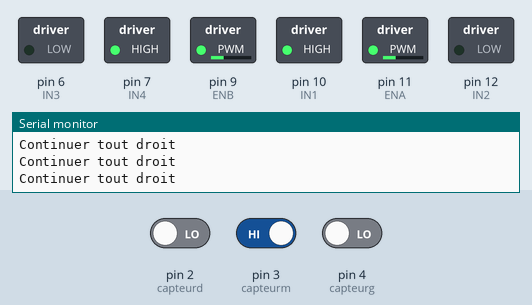
Bench run of a sketch on a simulated Arduino Uno, built with avr-gcc and run on an emulated ATmega328P. Parts: switched loads named in the sketch (green lamp = pin HIGH), the last lines printed to the serial monitor. The inputs (shaded band) are chosen by the test bench; at power-on: pin 3 (capteurm) HIGH, pin 2 (capteurd) LOW, pin 4 (capteurg) LOW. Random numbers use the default seed unless the sketch sets one.

Above: at 1.2 s.
1.3 s: pin 3 (capteurm) driven LOW
4.3 s: pin 2 (capteurd) driven HIGH
At 5.5 s:
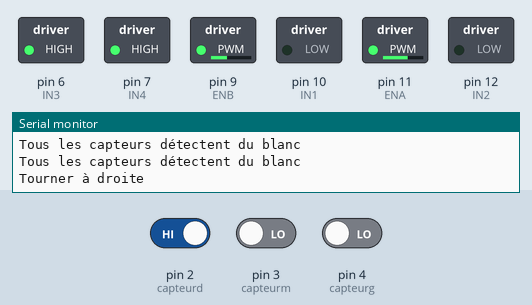
5.8 s: pin 3 (capteurm) driven HIGH and pin 4 (capteurg) driven HIGH
At 6.2 s:
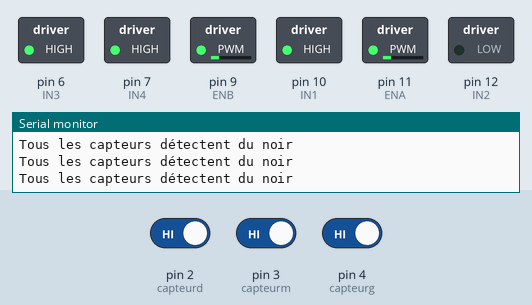
7.3 s: pin 2 (capteurd) driven LOW
At 8.3 s:
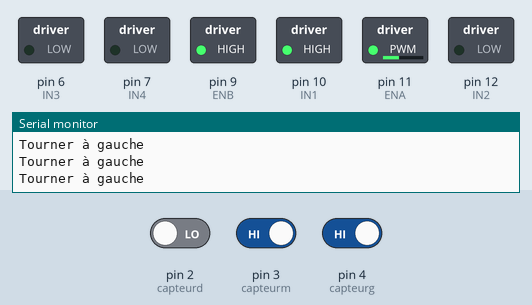
8.8 s: pin 2 (capteurd) driven HIGH
At 9.7 s:
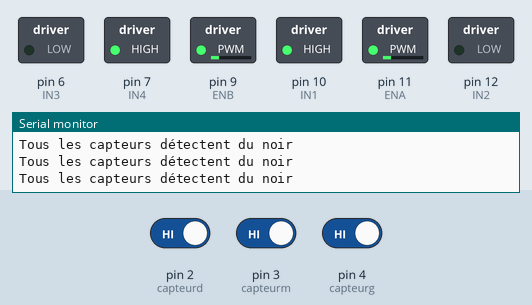
10.3 s: pin 4 (capteurg) driven LOW
At 11.2 s:
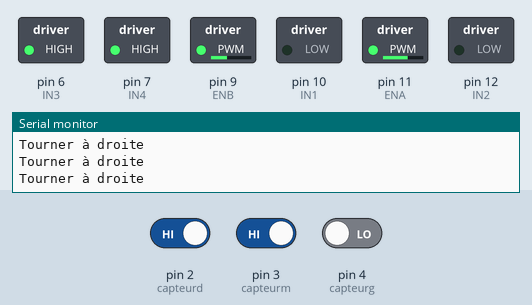
Timing chart, 0 to 13.3 s (numbered marks = the images above; inputs shaded):
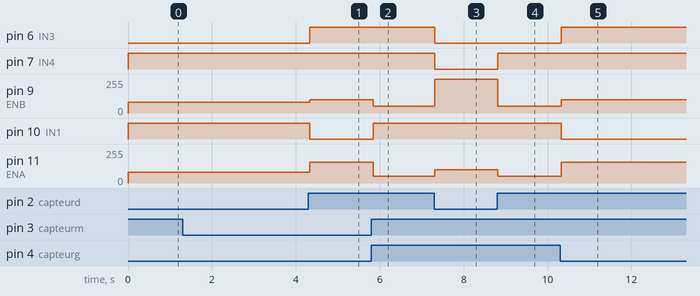

The sketch:

Suiveur_de_ligne.ino
```cpp
const int capteurg = 4;
const int capteurm = 3;
const int capteurd = 2;
const int IN3 = 6; // L293D - premier moteur pin 1 (Gauche)
const int IN4 = 7; // L293D - premier moteur pin 2 (Gauche)
int ENA = 11;
const int IN2 = 12; // L293D - second moteur pin 1 (Droite)
const int IN1 = 10; // L293D - second moteur pin 2 (Droite)
int ENB = 9; // L293D - les 2 pins enable
char stat1 ,stat2;


void setup() {
  pinMode(capteurg, INPUT);
  pinMode(capteurm, INPUT);
  pinMode(capteurd, INPUT);
  pinMode(ENA, OUTPUT);
  pinMode(IN1, OUTPUT);
  pinMode(IN2, OUTPUT);
  pinMode(IN3, OUTPUT);
  pinMode(IN4, OUTPUT);
  pinMode(ENB, OUTPUT);
  analogWrite(ENA, 0);
  analogWrite(ENB, 0);
  Serial.begin(9600);
}

void d() // Fonction qui permet au robot de tourner à droite
{
  int in2_val = digitalRead(capteurm);
  digitalWrite(IN1, LOW);
  digitalWrite(IN2, LOW);
  digitalWrite(IN4, HIGH);
  digitalWrite(IN3, HIGH);
  analogWrite(ENA, -100);
  analogWrite(ENB, 100);
  while (in2_val == LOW){
    delay(10);
    in2_val = digitalRead(capteurm);

  }
  // digitalWrite(IN4, HIGH);
}
void g() // Fonction qui permet au robot de tourner à gauche
{
  int in2_val = digitalRead(capteurm);
  digitalWrite(IN1, HIGH);
  digitalWrite(IN2, LOW);
  digitalWrite(IN3, LOW);
  digitalWrite(IN4, LOW);
  analogWrite(ENA, 100);
  analogWrite(ENB, -100);
  while (in2_val == LOW){
    delay(10);
    in2_val = digitalRead(capteurm);

  }
  // digitalWrite(IN4, HIGH);
}

void av() {

  digitalWrite(IN1, HIGH);
  digitalWrite(IN2, LOW);
  digitalWrite(IN3, LOW);
  digitalWrite(IN4, HIGH);
  analogWrite(ENA, 80);
  analogWrite(ENB, 80);
}

void arreter() {
  digitalWrite(IN1, LOW);
  digitalWrite(IN4, LOW);
  analogWrite(ENA, 0);
  analogWrite(ENB, 0);
}

void Aleatoire(){

  stat1 = random(HIGH,LOW);
  stat2 = random(HIGH,LOW);

  digitalWrite(IN1, stat1);
  // digitalWrite(6,LOW);
  digitalWrite(IN4, stat2);
  analogWrite(ENA, 50);
  analogWrite(ENB, 50);
  // digitalWrite(11,LOW);

  // analogWrite(A0, 255);
  // analogWrite(A1, 255);
  }

void loop()
{
 int in1_val = digitalRead(capteurg);  // Lit la valeur du capteur gauche (IN1)
int in2_val = digitalRead(capteurm);
int in3_val = digitalRead(capteurd);
  if (in1_val == HIGH && in2_val == HIGH && in3_val == HIGH) { // Si tous les capteurs détectent du noir, tourner à gauche ou à droite
    Serial.println("Tous les capteurs détectent du noir");
    Aleatoire();
    delay(50);
  }
  else if (in1_val == LOW && in2_val == LOW && in3_val == LOW) { // Si tous les capteurs détectent du blanc, arrêter le robot
    Serial.println("Tous les capteurs détectent du blanc");
    av();
    delay(50);
    arreter();

  }
  else if (in1_val == HIGH && in2_val == HIGH && in3_val == LOW) { // Si le capteur de gauche détecte du noir, le capteur du milieu détecte du noir, et le capteur de droite détecte du blanc, tourner à gauche
    Serial.println("Tourner à gauche");
    g();
    delay(50);
  }
  else if (in1_val == LOW && in2_val == HIGH && in3_val == HIGH) { // Si le capteur de gauche détecte du blanc, le capteur du milieu détecte du noir, et le capteur de droite détecte du noir, tourner à droite
    Serial.println("Tourner à droite");
    d();
    delay(50);
  }
  else if (in1_val == LOW && in2_val == HIGH && in3_val == LOW) { // Si le capteur de gauche détecte du blanc, le capteur du milieu détecte du noir, et le capteur de droite détecte du blanc, continuer tout droit
    Serial.println("Continuer tout droit");
    av();
    delay(50);
  }
  else if (in1_val == HIGH && in2_val == LOW && in3_val == LOW) { // Si le capteur de gauche détecte du noir, le capteur du milieu détecte du blanc, et le capteur de droite détecte du noir, tourner à gauche
    Serial.println("Tourner à gauche");
    g();
    delay(50);
  }
  else if (in1_val == LOW && in2_val == LOW && in3_val == HIGH) { // Si le capteur de gauche détecte du noir, le capteur du milieu détecte du blanc, et le capteur de droite détecte du noir, tourner à gauche
    Serial.println("Tourner à droite");
    d();
    delay(50);
  }
  else {
    arreter();
  }


}
```

Measured:
- after the input at 4.3 s, pin 6 (IN3): LOW → HIGH at once; pin 9 (ENB): 80/255 → 100/255 at once; pin 10 (IN1): HIGH → LOW at once; pin 11 (ENA): 80/255 → 156/255 at once
- after the input at 5.8 s, pin 9 (ENB): 100/255 → 50/255 after 0.05 s; pin 10 (IN1): LOW → HIGH after 0.05 s; pin 11 (ENA): 156/255 → 50/255 after 0.05 s
- after the input at 7.3 s, pin 6 (IN3), pin 7 (IN4): HIGH → LOW at once; pin 9 (ENB): 50/255 → 255/255 at once; pin 11 (ENA): 50/255 → 100/255 at once
- after the input at 8.8 s, pin 7 (IN4): LOW → HIGH at once; pin 9 (ENB): 255/255 → 50/255 at once; pin 11 (ENA): 100/255 → 50/255 at once
- after the input at 10.3 s, pin 6 (IN3): LOW → HIGH at once; pin 9 (ENB): 50/255 → 100/255 at once; pin 10 (IN1): HIGH → LOW at once; pin 11 (ENA): 50/255 → 156/255 at once
